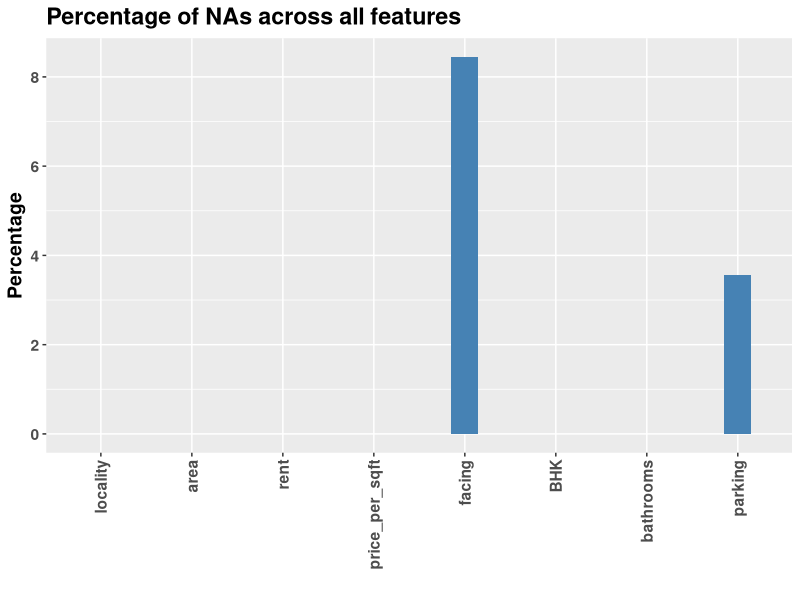
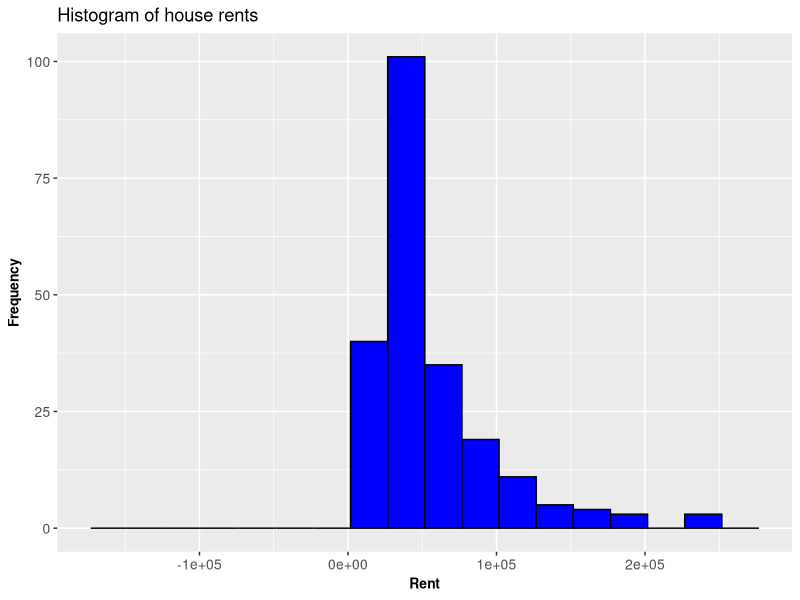
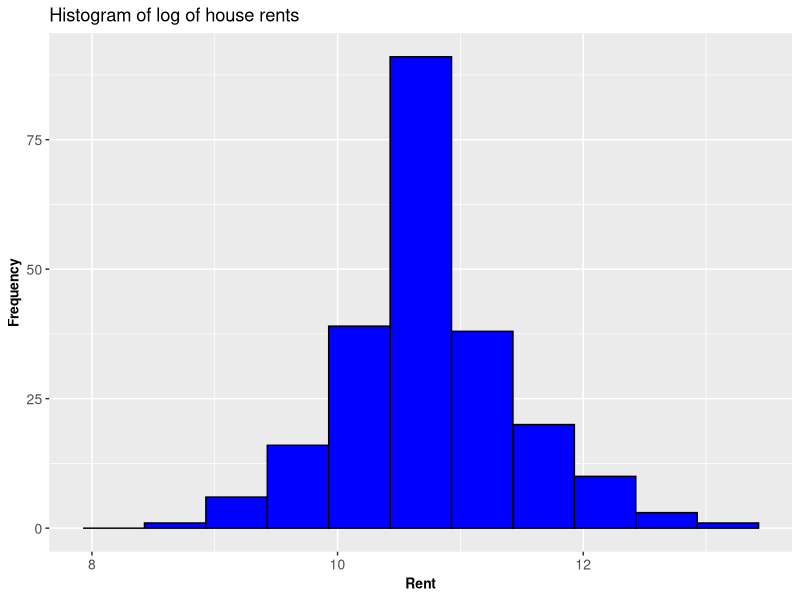

The R source for these figures, in order:
## ---- chunk 1
# Load essential libraries
library(ggplot2)
library(dplyr)
library(car)
library(glmnet)
## ---- chunk 2
# Load the house price dataset
hData = read.csv('../Data/houseprices_cleaned.csv', header = TRUE, stringsAsFactors = FALSE, na.strings = c("", 'Not available', 'NA', 'missing'))
str(hData)
## ---- chunk 3
# Convert 'locality', 'facing' and 'parking' columns to factors
categorical_cols = c('locality', 'facing', 'parking')
hData[categorical_cols] = lapply(hData[categorical_cols], as.factor)
str(hData)
## ---- chunk 4
# Continuous columns
continuous_cols = setdiff(colnames(hData), categorical_cols)
## ---- chunk 5
# Fraction of NAs in each column of the data frame
hData_NA = setNames(stack(sapply(hData, function(x){(sum(is.na(x))/length(x))*100}))[2:1], c('Feature','Value'))
p = ggplot(data = hData_NA, aes(x = Feature, y = Value)) +
  geom_bar(stat = 'identity', fill = 'steelblue', width = 0.3) +
  theme(text = element_text(size = 14, face = 'bold'),
  axis.text.x = element_text(angle = 90, hjust = 1, vjust = 0.5)) +
  xlab('') + ylab('Percentage') +
  ggtitle('Percentage of NAs across all features')
p
## ---- chunk 6
# Add NA as a factor level for categorical columns 
hData[categorical_cols] = lapply(hData[categorical_cols], addNA)
str(hData)
## ---- chunk 7
# Make a histogram of rent values
p = ggplot(data = hData) +
  geom_histogram(aes(x = rent, y = after_stat(count)), breaks = seq(mean(hData$rent)-4*sd(hData$rent), mean(hData$rent)+4*sd(hData$rent), by = 25000), color = 'black', fill = 'blue') +
  labs(x = 'Rent', y = 'Frequency')  +
   theme(axis.text = element_text(size = 8),
   axis.text.x = element_text(size = 10),
   axis.text.y = element_text(size = 10),
   axis.title = element_text(size = 10, face = "bold"))  +
  ggtitle('Histogram of house rents')
p
## ---- chunk 8
# Build a linear model to predict price per square feet as a function of rent
model = lm(data = hData, price_per_sqft ~ rent)
summary(model)
## ---- chunk 9
# Make a histogram of transformed rent values
hData['logrent'] = log(hData['rent'])
p = ggplot(data = hData) +
  geom_histogram(aes(x = logrent, y = after_stat(count)), breaks = seq(mean(hData$logrent)-4*sd(hData$logrent), mean(hData$logrent)+4*sd(hData$logrent), by = 0.5), color = 'black', fill = 'blue') +
  labs(x = 'Rent', y = 'Frequency')  +
   theme(axis.text = element_text(size = 8),
   axis.text.x = element_text(size = 10),
   axis.text.y = element_text(size = 10),
   axis.title = element_text(size = 10, face = "bold"))  +
  ggtitle('Histogram of log of house rents')
p
## ---- chunk 10
# Build a linear model to predict price per square feet as a function of logrent
model = lm(data = hData, price_per_sqft ~ logrent)
summary(model)
## ---- chunk 11
# Build a linear model to predict log of price per square feet as a function of logrent
hData['logprice_per_sqft'] = log(hData['price_per_sqft'])
model = lm(data = hData, logprice_per_sqft ~ logrent)
summary(model)
## ---- chunk 12
# Build a linear model to predict sqrt of price per square feet as a function of logrent
hData['sqrtprice_per_sqft'] = sqrt(hData['price_per_sqft'])
model = lm(data = hData, sqrtprice_per_sqft ~ logrent)
summary(model)
## ---- chunk 13
# Construct OLS solution obtained using theoretical formulation for predicting price per sqft as a function of continuous predictor logrent and categorical predictor facing
# Response values
y = ?
# Design matrix
X = ?
# Solve for the coefficient estimates
betahat = ?
print(betahat)
## ---- chunk 14
# Some properties of the residual vector
# Build model for predicting price per sqft as a function of continuous predictor logrent and categorical predictor facing
model = ?

# Sum of residuals

# Sample mean of the true response value

# Sample mean of the fitted response values


# Residuals are positively correlated with the true response values

# Residuals are uncorrelated with the predicted response values
## ---- chunk 15
# Build a linear model to predict sqrt of price per sqft as a function of area and logrent
model = lm(data = hData, sqrtprice_per_sqft ~ area + logrent)
summary(model)
## ---- chunk 16
# Build a linear model to predict sqrt of price per sqft as a function of logarea and logrent
hData['logarea'] = log(hData['area'])
model = lm(data = hData, sqrtprice_per_sqft ~ logarea + logrent)
summary(model)
## ---- chunk 17
# Build a linear model to predict sqrt of price per sqft as a function of logarea, logrent, and locality
model = lm(data = hData, sqrtprice_per_sqft ~ logarea + logrent + locality)
summary(model)
## ---- chunk 18
# Build a linear model to predict price per sqft as a function of area, rent, BHK, and bathrooms
model = ?
## ---- chunk 19
# Build a linear model to predict price per sqft as a function of area, logrent, BHK, and bathrooms
model = ?
## ---- chunk 20
# How do we understand if features are correlated? Use VIF
model = ?
## ---- chunk 21
# Build a linear model to predict price per sqft as a function of area, logrent, BHK, and bathrooms without any interaction terms
model = ?
## ---- chunk 22
# Build a linear model to predict price per sqft as a function of area, logrent, BHK, bathrooms and an interaction term between logrent and facing
model = ?
## ---- chunk 23
# Build a linear model to predict price per sqft as a function of area, logrent, BHK, bathrooms, and parking without any interaction terms
model = ?
## ---- chunk 24
# Build a linear model to predict price per sqft as a function of area, logrent, BHK, bathrooms, and parking and an interaction term between logrent and facing
model = ?
## ---- chunk 25
# Prelude to regularization
X = hData %>% select(-c(price_per_sqft))
y = hData['price_per_sqft']
